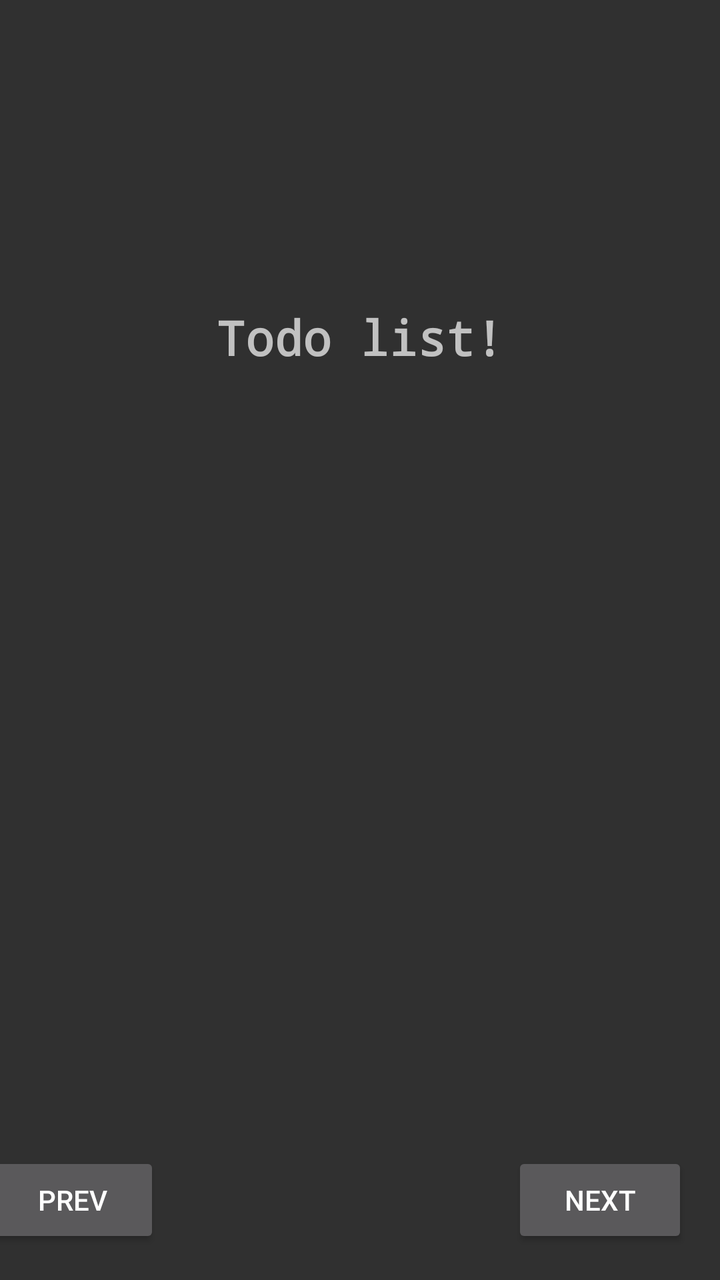
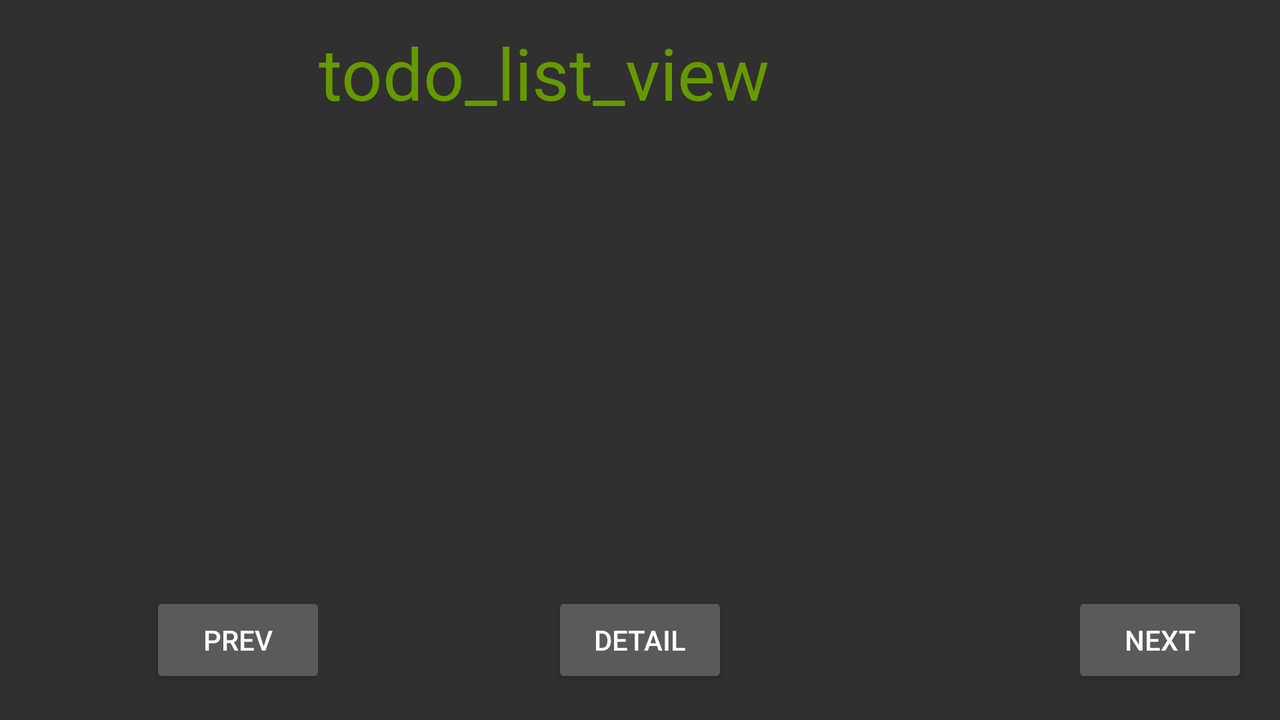

Two renders of one Android screen. The first uses the default layout on a phone; the second uses the alternative layout the repository ships for a different screen configuration, on a matching device. The two XML files are below.
<!-- AndroidManifest.xml: application theme Theme.AppCompat -->
<!-- res/layout/activity_todo.xml -->
<?xml version="1.0" encoding="utf-8"?>
<android.support.constraint.ConstraintLayout
    xmlns:android="http://schemas.android.com/apk/res/android"
    xmlns:app="http://schemas.android.com/apk/res-auto"
    xmlns:tools="http://schemas.android.com/tools"
    android:layout_width="match_parent"
    android:layout_height="match_parent"
    tools:context="com.example.todo.TodoActivity">

    <TextView
        android:id="@+id/textViewTodo"
        android:layout_width="330dp"
        android:layout_height="333dp"
        android:layout_marginLeft="16dp"
        android:layout_marginTop="16dp"
        android:layout_marginRight="16dp"
        android:layout_marginBottom="16dp"
        android:fontFamily="monospace"
        android:text="Todo list!"
        android:textAlignment="center"
        android:textAllCaps="false"
        android:textSize="24sp"
        android:textStyle="bold"
        app:layout_constraintBottom_toBottomOf="parent"
        app:layout_constraintLeft_toLeftOf="parent"
        app:layout_constraintRight_toRightOf="parent"
        app:layout_constraintTop_toTopOf="parent"
        app:layout_constraintVertical_bias="0.496" />

    <Button
        android:id="@+id/buttonPrev"
        android:layout_width="wrap_content"
        android:layout_height="wrap_content"
        android:layout_marginBottom="16dp"
        android:layout_marginLeft="16dp"
        android:layout_marginRight="176dp"
        android:text="@string/prev"
        app:layout_constraintBottom_toBottomOf="parent"
        app:layout_constraintHorizontal_bias="1.0"
        app:layout_constraintLeft_toLeftOf="parent"
        app:layout_constraintRight_toLeftOf="@+id/buttonNext"/>

    <Button
        android:id="@+id/buttonNext"
        android:layout_width="wrap_content"
        android:layout_height="wrap_content"
        android:layout_marginBottom="16dp"
        android:layout_marginRight="16dp"
        android:text="@string/next"
        app:layout_constraintBottom_toBottomOf="parent"
        app:layout_constraintRight_toRightOf="parent"/>

</android.support.constraint.ConstraintLayout>
<!-- resources referenced by this layout -->
<resources>
  <string name="next">Next</string>
  <string name="prev">Prev</string>
</resources>
<!-- res/layout-land/activity_todo.xml (the author's variant of the layout above) -->
<!-- drawn on the phone turned sideways -->
<?xml version="1.0" encoding="utf-8"?>
  <android.support.constraint.ConstraintLayout
    xmlns:android="http://schemas.android.com/apk/res/android"
    xmlns:app="http://schemas.android.com/apk/res-auto"
    xmlns:tools="http://schemas.android.com/tools"
    android:layout_width="match_parent"
    android:layout_height="match_parent"
    tools:context="com.example.c3477513.myapplication.TodoActivity">

  <TextView
      android:id="@+id/textViewIntent"
      android:layout_width="match_parent"
      android:layout_height="73dp"
      android:layout_marginBottom="16dp"
      android:layout_marginLeft="16dp"
      android:layout_marginRight="16dp"
      android:layout_marginTop="16dp"
      android:background="#ccc"
      android:text="@string/textViewIntentData"
      android:textSize="24sp"
      app:layout_constraintBottom_toTopOf="@+id/buttonTodoDetail"
      app:layout_constraintHorizontal_bias="0.0"
      app:layout_constraintLeft_toLeftOf="parent"
      app:layout_constraintRight_toRightOf="parent"
      app:layout_constraintTop_toBottomOf="@+id/textViewTodo"
      app:layout_constraintVertical_bias="1.0"
      tools:layout_editor_absoluteY="158dp"/>


  <TextView
      android:id="@+id/textViewTodo"
      android:layout_width="330dp"
      android:layout_height="336dp"
      android:layout_marginBottom="16dp"
      android:layout_marginLeft="16dp"
      android:layout_marginRight="16dp"
      android:layout_marginTop="16dp"
      android:text="todo_list_view"
      android:textColor="@android:color/holo_green_dark"
      android:textSize="36sp"
      app:layout_constraintBottom_toBottomOf="parent"
      app:layout_constraintHorizontal_bias="0.515"
      app:layout_constraintLeft_toLeftOf="parent"
      app:layout_constraintRight_toRightOf="parent"
      app:layout_constraintTop_toTopOf="parent"
      app:layout_constraintVertical_bias="0.502"
      tools:layout_editor_absoluteY="76dp"/>

    <Button
      android:id="@+id/buttonPrev"
      android:layout_width="wrap_content"
      android:layout_height="wrap_content"
      android:layout_marginBottom="16dp"
      android:layout_marginLeft="16dp"
      android:layout_marginRight="176dp"
      android:text="@string/prev"
      app:layout_constraintBottom_toBottomOf="parent"
      app:layout_constraintHorizontal_bias="0.23"
      app:layout_constraintLeft_toLeftOf="parent"
      app:layout_constraintRight_toLeftOf="@+id/buttonNext"/>

    <Button
      android:id="@+id/buttonNext"
      android:layout_width="wrap_content"
      android:layout_height="wrap_content"
      android:layout_marginBottom="16dp"
      android:layout_marginRight="16dp"
      android:text="@string/next"
      app:layout_constraintBottom_toBottomOf="parent"
      app:layout_constraintRight_toRightOf="parent"/>

  <Button
      android:id="@+id/buttonTodoDetail"
      android:layout_width="wrap_content"
      android:layout_height="wrap_content"
      android:layout_marginBottom="16dp"
      android:text="@string/buttonTodoDetailText"
      app:layout_constraintBottom_toBottomOf="parent"
      app:layout_constraintLeft_toLeftOf="parent"
      app:layout_constraintRight_toRightOf="parent"
      android:layout_marginLeft="16dp"
      android:layout_marginRight="16dp"/>

  </android.support.constraint.ConstraintLayout>
<!-- resources referenced by the variant -->
<!-- as the phone turned sideways resolves them -->
<resources>
  <string name="buttonTodoDetailText">detail</string>
  <string name="next">Next</string>
  <string name="prev">Prev</string>
  <string name="textViewIntentData">Data from intent</string>
</resources>
